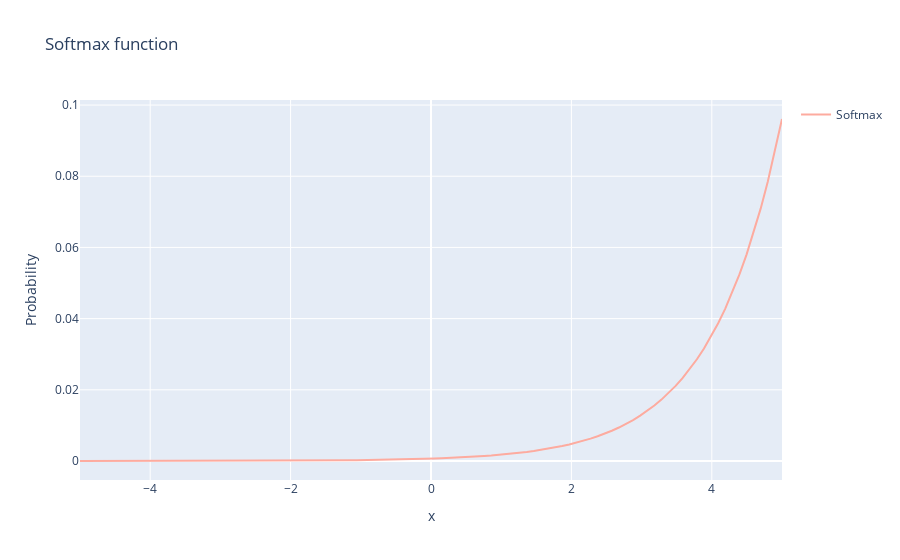

Write notebook code for a chart like this one.
### Markdown cell above
### SoftMax

### Code cell
import numpy as np
import plotly.graph_objects as go

def softmax(x):
    exp_values = np.exp(x - np.max(x, axis=-1, keepdims=True))
    return exp_values / np.sum(exp_values, axis=-1, keepdims=True)

x = np.linspace(-5, 5, 100)
softmax_values = softmax(x)
fig = go.Figure()
fig.add_trace(go.Scatter(x=x, y=softmax_values, mode='lines', name='Softmax', line=dict(color='#FDAB9F')))

fig.update_layout(
    title='Softmax function',
    xaxis=dict(title='x'),
    yaxis=dict(title='Probability'),
    showlegend=True
)

fig.show()
